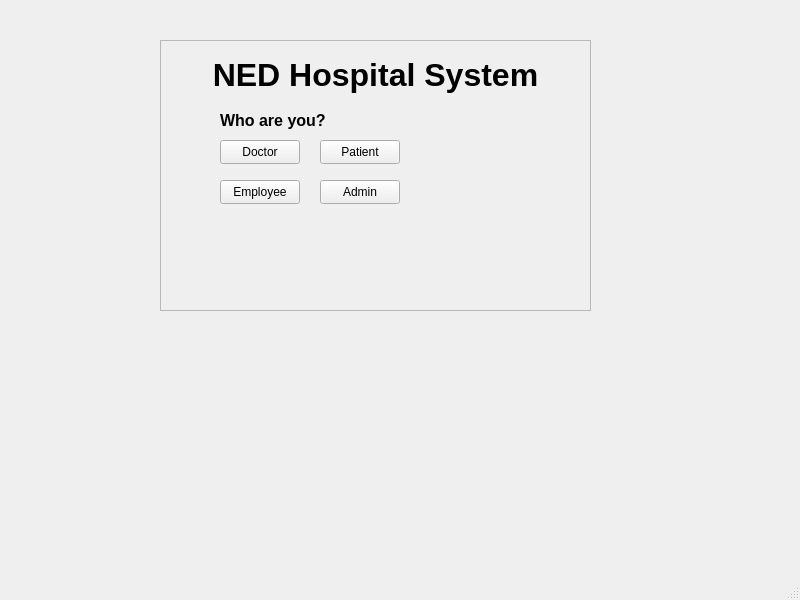
<?xml version="1.0" encoding="UTF-8"?>
<ui version="4.0">
 <class>MainWindow</class>
 <widget class="QMainWindow" name="MainWindow">
  <property name="geometry">
   <rect>
    <x>0</x>
    <y>0</y>
    <width>800</width>
    <height>600</height>
   </rect>
  </property>
  <property name="windowTitle">
   <string>MainWindow</string>
  </property>
  <widget class="QWidget" name="centralwidget">
   <widget class="QFrame" name="frame">
    <property name="geometry">
     <rect>
      <x>160</x>
      <y>40</y>
      <width>431</width>
      <height>271</height>
     </rect>
    </property>
    <property name="frameShape">
     <enum>QFrame::Shape::StyledPanel</enum>
    </property>
    <property name="frameShadow">
     <enum>QFrame::Shadow::Raised</enum>
    </property>
    <widget class="QLabel" name="Subtitle">
     <property name="geometry">
      <rect>
       <x>60</x>
       <y>70</y>
       <width>111</width>
       <height>21</height>
      </rect>
     </property>
     <property name="text">
      <string>&lt;html&gt;&lt;head/&gt;&lt;body&gt;&lt;p&gt;&lt;span style=&quot; font-size:12pt; font-weight:700;&quot;&gt;Who are you?&lt;/span&gt;&lt;/p&gt;&lt;/body&gt;&lt;/html&gt;</string>
     </property>
    </widget>
    <widget class="QPushButton" name="Doctorbtn">
     <property name="geometry">
      <rect>
       <x>60</x>
       <y>100</y>
       <width>80</width>
       <height>24</height>
      </rect>
     </property>
     <property name="text">
      <string>Doctor</string>
     </property>
    </widget>
    <widget class="QPushButton" name="Patientbtn">
     <property name="geometry">
      <rect>
       <x>160</x>
       <y>100</y>
       <width>80</width>
       <height>24</height>
      </rect>
     </property>
     <property name="text">
      <string>Patient</string>
     </property>
    </widget>
    <widget class="QLabel" name="Title">
     <property name="geometry">
      <rect>
       <x>50</x>
       <y>10</y>
       <width>331</width>
       <height>51</height>
      </rect>
     </property>
     <property name="text">
      <string>&lt;html&gt;&lt;head/&gt;&lt;body&gt;&lt;p align=&quot;center&quot;&gt;&lt;span style=&quot; font-size:24pt; font-weight:700;&quot;&gt;NED Hospital System&lt;/span&gt;&lt;/p&gt;&lt;/body&gt;&lt;/html&gt;</string>
     </property>
    </widget>
    <widget class="QPushButton" name="Employeebtn">
     <property name="geometry">
      <rect>
       <x>60</x>
       <y>140</y>
       <width>80</width>
       <height>24</height>
      </rect>
     </property>
     <property name="text">
      <string>Employee</string>
     </property>
    </widget>
    <widget class="QPushButton" name="Adminbtn">
     <property name="geometry">
      <rect>
       <x>160</x>
       <y>140</y>
       <width>80</width>
       <height>24</height>
      </rect>
     </property>
     <property name="text">
      <string>Admin</string>
     </property>
    </widget>
   </widget>
  </widget>
  <widget class="QMenuBar" name="menubar">
   <property name="geometry">
    <rect>
     <x>0</x>
     <y>0</y>
     <width>800</width>
     <height>21</height>
    </rect>
   </property>
  </widget>
  <widget class="QStatusBar" name="statusbar"/>
 </widget>
 <resources/>
 <connections/>
</ui>
